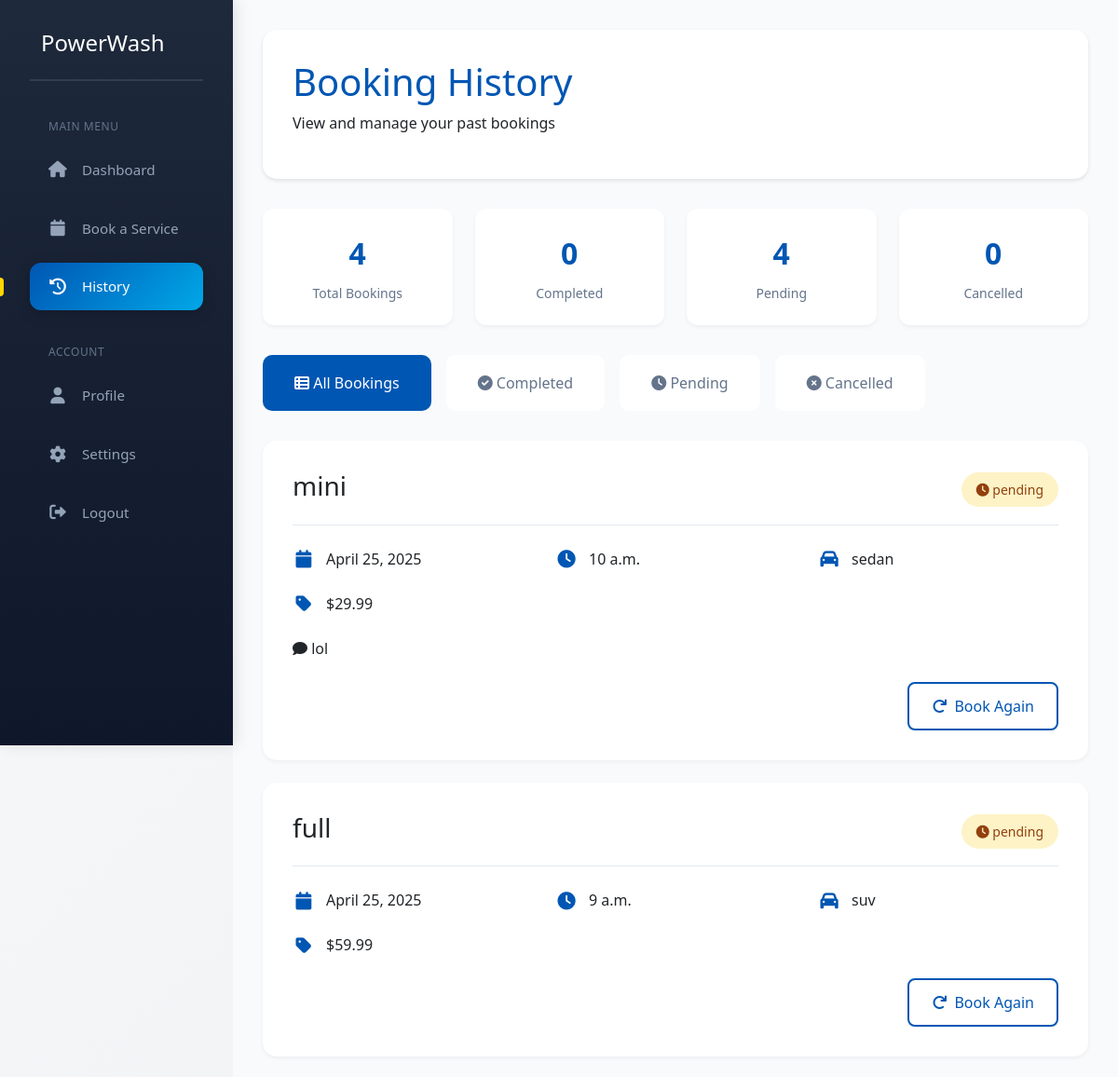
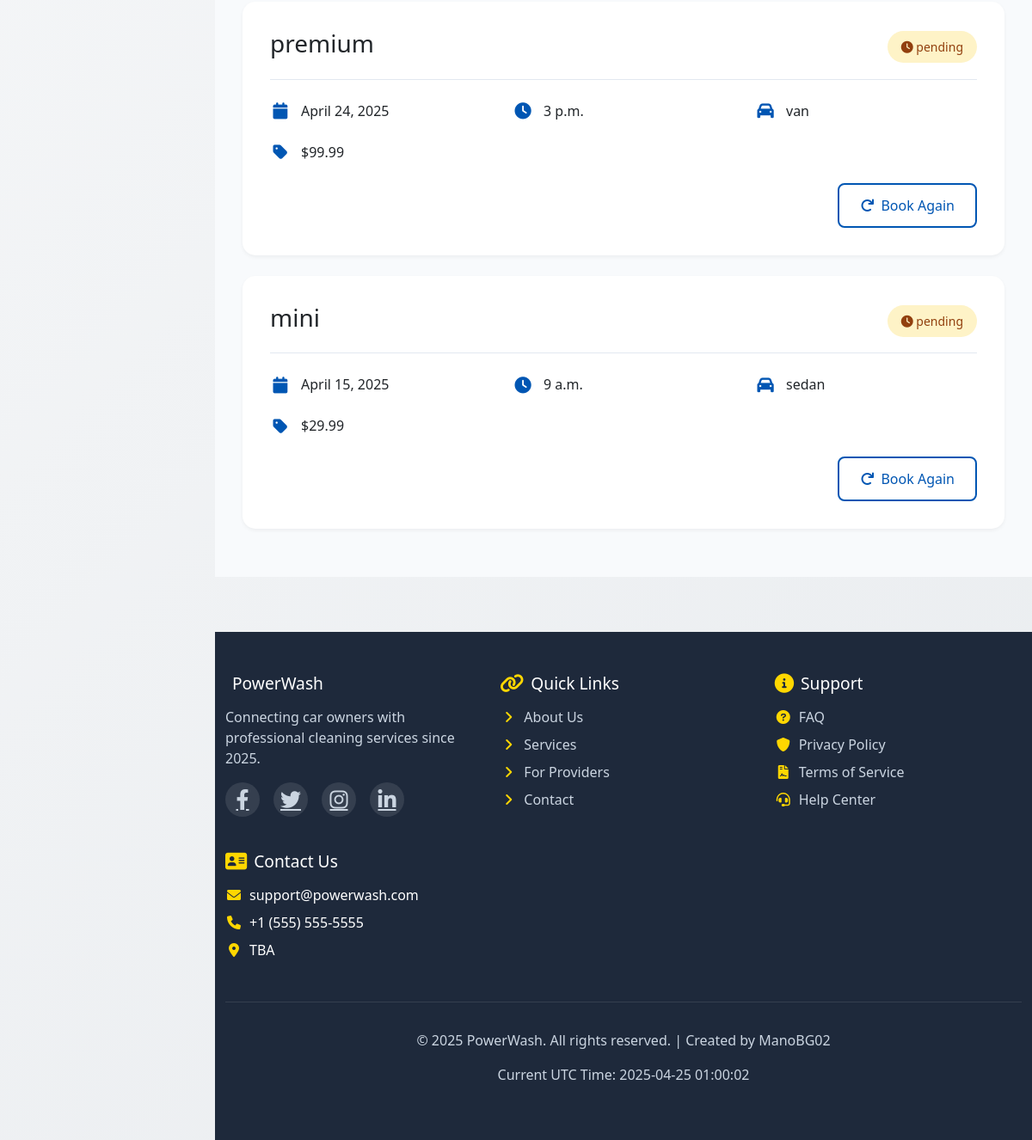
Screenshot of /dashboard/history/ (signed in) with the database file from the repository (2 pictures, top to bottom).
### powerwash/models.py (models this page shows, shortened)
class Booking(models.Model):
    SERVICE_CHOICES = [
        ('mini', 'Mini Valet'),
        ('full', 'Full Valet'),
        ('premium', 'Premium Detail')
    ]
    VEHICLE_CHOICES = [
        ('sedan', 'Sedan'),
        ('suv', 'SUV'),
        ('truck', 'Truck'),
        ('van', 'Van')
    ]
    STATUS_CHOICES = [
        ('pending', 'Pending'),
        ('confirmed', 'Confirmed'),
        ('completed', 'Completed'),
        ('cancelled', 'Cancelled')
    ]
    user = models.ForeignKey(User, on_delete=models.CASCADE)
    service_type = models.CharField(max_length=20, choices=SERVICE_CHOICES)
    vehicle_type = models.CharField(max_length=20, choices=VEHICLE_CHOICES)
    date = models.DateField()
    time = models.TimeField()
    special_requests = models.TextField(blank=True, null=True)
    status = models.CharField(max_length=20, choices=STATUS_CHOICES, default='pending')
    created_at = models.DateTimeField(auto_now_add=True)
    class Meta:
        ordering = ['-date', '-time']

### powerwash/views.py (the view)
# urls.py: path('dashboard/history/', views.history_view, name='history'),
@login_required
def history_view(request):
    bookings = Booking.objects.filter(user=request.user).order_by('-date', '-time')
    booking_stats = {
        'all': bookings.count(),
        'pending': bookings.filter(status='pending').count(),
        'completed': bookings.filter(status='completed').count(),
        'cancelled': bookings.filter(status='cancelled').count()
    }
    for booking in bookings:
        if not hasattr(booking, 'price'):
            if booking.service_type == 'mini':
                booking.price = 29.99
            elif booking.service_type == 'full':
                booking.price = 59.99
            else:
                booking.price = 99.99
    context = {
        'bookings': bookings,
        'booking_stats': booking_stats,
    }
    return render(request, 'dashboard/history.html', context)

### powerwash/templates/dashboard/history.html (shortened to what this page needs)
<!DOCTYPE html>
<html lang="en">
<head>
    {% load static %}
    <link rel="stylesheet" href="https://cdnjs.cloudflare.com/ajax/libs/font-awesome/6.0.0/css/all.min.css">
    <link href="https://cdn.jsdelivr.net/npm/bootstrap@5.3.0/dist/css/bootstrap.min.css" rel="stylesheet">
</head>
<body>
    <div class="dashboard-container">
        <aside class="sidebar">
            <div class="logo-container">
                <h2> PowerWash</h2>
            </div>
            <nav class="dashboard-nav">
                <div class="nav-section">
                    <div class="nav-section-title">Main Menu</div>
                    <div class="nav-item">
                        <a href="{% url 'customer_dashboard' %}">
                            <i class="fas fa-home"></i>
                            <span>Dashboard</span>
                        </a>
                    </div>
                    <div class="nav-item">
                        <a href="{% url 'booking' %}">
                            <i class="fas fa-calendar"></i>
                            <span>Book a Service</span>
                        </a>
                    </div>
                    <div class="nav-item active">
                        <a href="{% url 'history' %}">
                            <i class="fas fa-history"></i>
                            <span>History</span>
                        </a>
                    </div>
                </div>
                <div class="nav-section">
                    <div class="nav-section-title">Account</div>
                    <div class="nav-item">
                        <a href="{% url 'profile' %}">
                            <i class="fas fa-user"></i>
                            <span>Profile</span>
                        </a>
                    </div>
                    <div class="nav-item">
                        <a href="{% url 'settings' %}">
                            <i class="fas fa-cog"></i>
                            <span>Settings</span>
                        </a>
                    </div>
                    <div class="nav-item">
                        <a href="#" onclick="event.preventDefault(); document.getElementById('logout-form').submit();">
                            <i class="fas fa-sign-out-alt"></i>
                            <span>Logout</span>
                        </a>
                    </div>
                </div>
            </nav>
        </aside>
        <main class="main-content">
            <div class="dashboard-header">
                <h1>Booking History</h1>
                <p>View and manage your past bookings</p>
            </div>
            <div class="booking-stats">
                <div class="stat-card">
                    <div class="stat-number">{{ booking_stats.all }}</div>
                    <div class="stat-label">Total Bookings</div>
                </div>
                <div class="stat-card">
                    <div class="stat-number">{{ booking_stats.completed }}</div>
                    <div class="stat-label">Completed</div>
                </div>
                <div class="stat-card">
                    <div class="stat-number">{{ booking_stats.pending }}</div>
                    <div class="stat-label">Pending</div>
                </div>
                <div class="stat-card">
                    <div class="stat-number">{{ booking_stats.cancelled }}</div>
                    <div class="stat-label">Cancelled</div>
                </div>
            </div>
            <div class="history-tabs">
                <div class="history-tab active" onclick="filterBookings('all')">
                    <i class="fas fa-th-list"></i> All Bookings
                </div>
                <div class="history-tab" onclick="filterBookings('completed')">
                    <i class="fas fa-check-circle"></i> Completed
                </div>
                <div class="history-tab" onclick="filterBookings('pending')">
                    <i class="fas fa-clock"></i> Pending
                </div>
                <div class="history-tab" onclick="filterBookings('cancelled')">
                    <i class="fas fa-times-circle"></i> Cancelled
                </div>
            </div>
            <div class="booking-history">
                {% if bookings %}
                    {% for booking in bookings %}
                    <div class="booking-history-card" data-status="{{ booking.status }}">
                        <div class="booking-header">
                            <h3>{{ booking.service_type }}</h3>
                            <span class="status-badge status-{{ booking.status|lower }}">
                                <i class="fas fa-{% if booking.status == 'completed' %}check-circle{% elif booking.status == 'pending' %}clock{% else %}times-circle{% endif %}"></i>
                                {{ booking.status }}
                            </span>
                        </div>
                        <div class="booking-info">
                            <div class="info-item">
                                <i class="fas fa-calendar"></i>
                                <span>{{ booking.date }}</span>
                            </div>
                            <div class="info-item">
                                <i class="fas fa-clock"></i>
                                <span>{{ booking.time }}</span>
                            </div>
                            <div class="info-item">
                                <i class="fas fa-car"></i>
                                <span>{{ booking.vehicle_type }}</span>
                            </div>
                            <div class="info-item">
                                <i class="fas fa-tag"></i>
                                <span>${{ booking.price }}</span>
                            </div>
                        </div>
                        {% if booking.special_requests %}
                        <div class="special-requests">
                            <p><i class="fas fa-comment"></i> {{ booking.special_requests }}</p>
                        </div>
                        {% endif %}
                        <div class="booking-actions">
                            <button class="action-btn btn-rebook" onclick="rebookService('{{ booking.id }}')">
                                <i class="fas fa-redo"></i> Book Again
                            </button>
                        </div>
                    </div>
                    {% endfor %}
                {% else %}
                    <div class="no-bookings">
                        <i class="fas fa-history"></i>
                        <h3>No Booking History</h3>
                        <p>You haven't made any bookings yet. Start by booking a service!</p>
                    </div>
                {% endif %}
            </div>
        </main>
    </div>
    <footer class="footer">
        <div class="container">
            <div class="footer-content">
                <div class="footer-section">
                    <h3> PowerWash</h3>
                    <p>Connecting car owners with professional cleaning services since 2025.</p>
                    <div class="social-icons">
                        <a href="#" class="social-icon" title="Facebook"><i class="fab fa-facebook-f"></i></a>
                        <a href="#" class="social-icon" title="Twitter"><i class="fab fa-twitter"></i></a>
                        <a href="#" class="social-icon" title="Instagram"><i class="fab fa-instagram"></i></a>
                        <a href="#" class="social-icon" title="LinkedIn"><i class="fab fa-linkedin-in"></i></a>
                    </div>
                </div>
                <div class="footer-section">
                    <h3><i class="fas fa-link"></i> Quick Links</h3>
                    <ul class="footer-links">
                        <li><i class="fas fa-angle-right"></i><a href="/about.html">About Us</a></li>
                        <li><i class="fas fa-angle-right"></i><a href="/services.html">Services</a></li>
                        <li><i class="fas fa-angle-right"></i><a href="/providers.html">For Providers</a></li>
                        <li><i class="fas fa-angle-right"></i><a href="/contact.html">Contact</a></li>
                    </ul>
                </div>
                <div class="footer-section">
                    <h3><i class="fas fa-info-circle"></i> Support</h3>
                    <ul class="footer-links">
                        <li><i class="fas fa-question-circle"></i><a href="/faq.html">FAQ</a></li>
                        <li><i class="fas fa-shield-alt"></i><a href="/privacy.html">Privacy Policy</a></li>
                        <li><i class="fas fa-file-contract"></i><a href="/terms.html">Terms of Service</a></li>
                        <li><i class="fas fa-headset"></i><a href="/help.html">Help Center</a></li>
                    </ul>
                </div>
                <div class="footer-section">
                    <h3><i class="fas fa-address-card"></i> Contact Us</h3>
                    <ul class="footer-links">
                        <li><i class="fas fa-envelope"></i> support@powerwash.com</li>
                        <li><i class="fas fa-phone"></i> +1 (555) 555-5555</li>
                        <li><i class="fas fa-map-marker-alt"></i> TBA</li>
                    </ul>
                </div>
            </div>
            <div class="footer-bottom">
                <p>&copy; 2025 PowerWash. All rights reserved. | Created by ManoBG02</p>
                <p>Current UTC Time: <span id="current-time">2025-04-01 02:25:11</span></p>
            </div>
        </div>
    </footer>
</body>
</html>

### rows the page displays
Booking: service_type "mini", status "pending", date "April 25, 2025", time "10 a.m.", vehicle_type "sedan", price "29.99", special_requests "lol"
Booking: service_type "full", status "pending", date "April 25, 2025", time "9 a.m.", vehicle_type "suv", price "59.99"
Booking: service_type "premium", status "pending", date "April 24, 2025", time "3 p.m.", vehicle_type "van", price "99.99"
Booking: service_type "mini", status "pending", date "April 15, 2025", time "9 a.m.", vehicle_type "sedan", price "29.99"

### other values shown
{{ booking_stats.all }} "4"
{{ booking_stats.completed }} "0"
{{ booking_stats.pending }} "4"
{{ booking_stats.cancelled }} "0"
